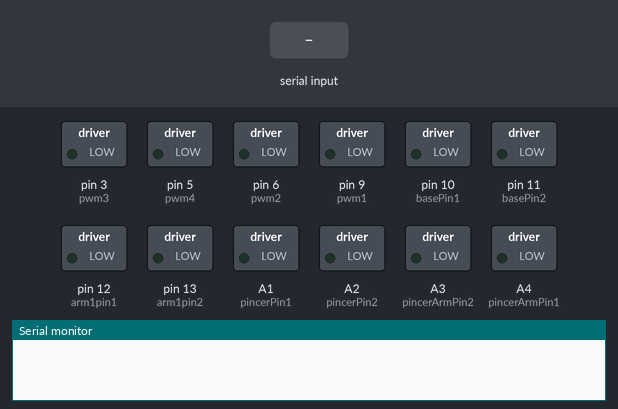
Bench run of a sketch on a simulated Arduino Uno, built with avr-gcc and run on an emulated ATmega328P. Parts: switched loads named in the sketch (green lamp = pin HIGH), the last lines printed to the serial monitor. The inputs (shaded band) are chosen by the test bench.

Above: at 1.2 s.
1.3 s: "q\n" received over Serial
At 2.3 s:
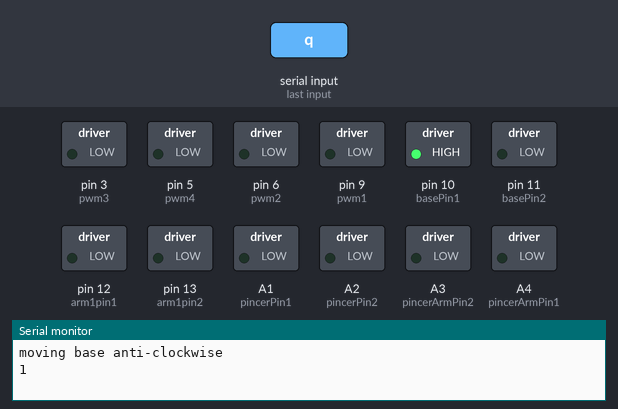
2.9 s: "a\n" received over Serial
At 3.6 s:
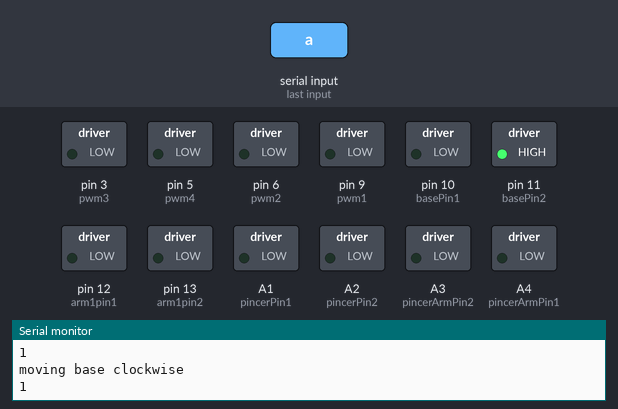
4.5 s: "w\n" received over Serial
At 5.7 s:
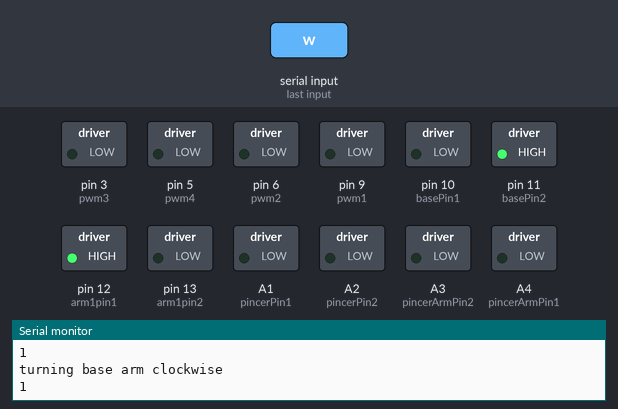
6.0 s: "s\n" received over Serial
At 7.0 s:
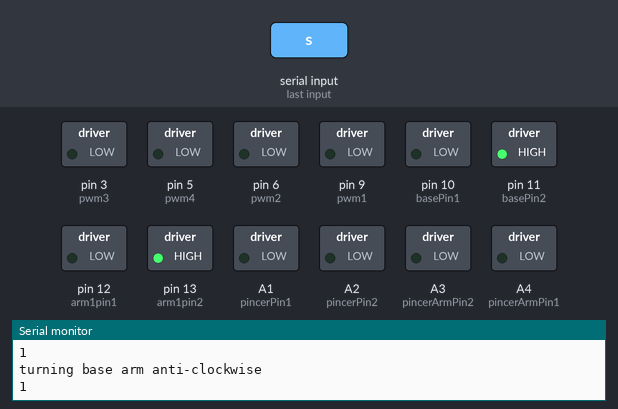
7.5 s: "e\n" received over Serial
At 8.7 s:
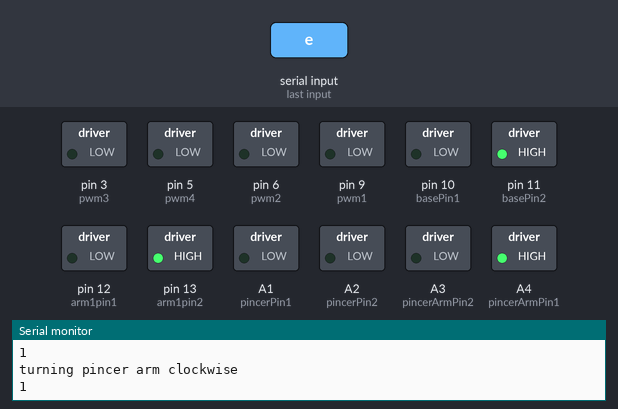
9.0 s: "d\n" received over Serial
At 9.8 s:
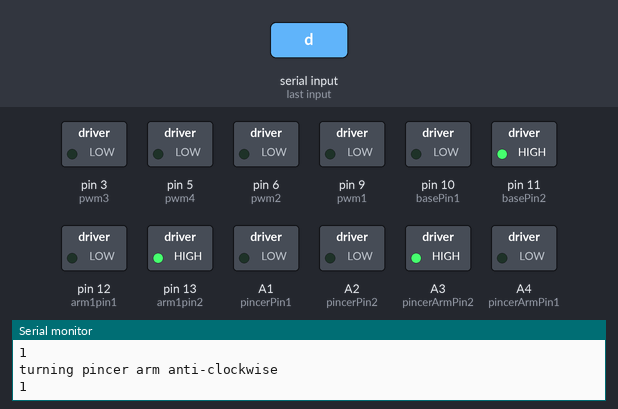
Timing chart, 0 to 11.5 s (numbered marks = the images above; inputs shaded):
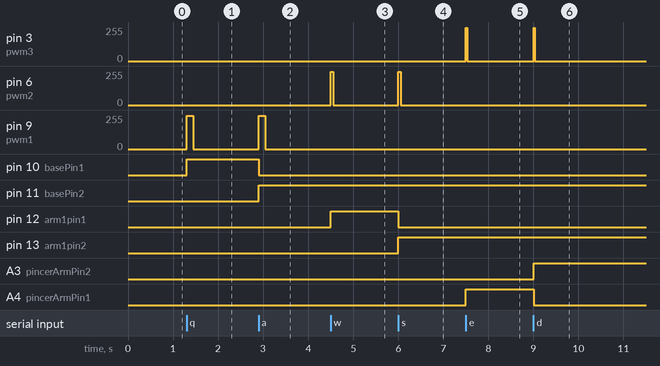

Measured:
- after the input at 1.3 s, pin 9 (pwm1): 0/255 → 250/255 at once, → 0/255 0.15 s later; pin 10 (basePin1): LOW → HIGH at once
- after the input at 2.9 s, pin 9 (pwm1): 0/255 → 250/255 at once, → 0/255 0.15 s later; pin 10 (basePin1): HIGH → LOW at once; pin 11 (basePin2): LOW → HIGH at once
- after the input at 4.5 s, pin 6 (pwm2): 0/255 → 250/255 at once, → 0/255 0.05 s later; pin 12 (arm1pin1): LOW → HIGH at once
- after the input at 6.0 s, pin 6 (pwm2): 0/255 → 250/255 at once, → 0/255 0.05 s later; pin 12 (arm1pin1): HIGH → LOW at once; pin 13 (arm1pin2): LOW → HIGH at once
- after the input at 7.5 s, pin 3 (pwm3): 0/255 → 250/255 at once, → 0/255 0.03 s later; A4 (pincerArmPin1): LOW → HIGH at once
- after the input at 9.0 s, pin 3 (pwm3): 0/255 → 250/255 at once, → 0/255 0.03 s later; A3 (pincerArmPin2): LOW → HIGH at once; A4 (pincerArmPin1): HIGH → LOW at once

The sketch:

RoboArm_Computer_controlled.ino
```cpp
//LordEvilFish3DP offical code for the RoboArm
//This is the Serial keyboard input control version for use without the controller
//The computer is meant to directly communicate with the RoboArm through serial communication

//Base motor
const int basePin1 = 10; //All of these pins can be changed to wherever you connect them to
const int basePin2 = 11;
const int pwm1 = 9; //PWM pin, controls the speed of each motor

//First arm(central)
const int arm1pin1 = 12;
const int arm1pin2 = 13;
const int pwm2 = 6; //These NEED to be pwm pins otherwise they will not work A pwm compatible pin will have "~" next to it

//Pincer Arm Control
const int pincerArmPin1 = A4; //Some analog pins need to be used, there is not enough gpio pins
const int pincerArmPin2 = A3;
const int pwm3 = 3;

//Actual pincers themselves
const int pincerPin1 = A1;
const int pincerPin2 = A2;
const int pwm4 = 5;

String input;
String userChar;
int length;

void setup() {
  Serial.begin(9600);
  //Base Pins
  pinMode(basePin1, OUTPUT); //Set the state of each pin
  pinMode(basePin2, OUTPUT);
  pinMode(pwm1, OUTPUT);

  //Central arm pins
  pinMode(arm1pin1, OUTPUT);
  pinMode(arm1pin2, OUTPUT);
  pinMode(pwm2, OUTPUT);

  //Pincer Arm Pins
  pinMode(pincerArmPin1, OUTPUT);
  pinMode(pincerArmPin2, OUTPUT);
  pinMode(pwm3, OUTPUT);

  //Pincer pins
  pinMode(pincerPin1, OUTPUT);
  pinMode(pincerPin2, OUTPUT);
  pinMode(pwm4, OUTPUT);
}


void loop() {
  if (Serial.available()) { //This here is used to control the robot using keyboard inputs from the serial monitor
    input = Serial.readStringUntil('\n');
    length = input.length() - 1;
    userChar = input.charAt(0);
    //move base
    if (userChar == "q") { //if user inputs q in serial monitor perform action
      Serial.println("moving base anti-clockwise");
      for(int x = 0; x <= length; x++){
        moveBaseF(); //call function moveBaseF
        Serial.println(x + 1);
      }

    }
    else if (userChar == "a") {
      Serial.println("moving base clockwise");
      for(int x = 0; x <= length; x++){      //these for loops allow the the function to run(spin motor) to spin a given amount of time through the character length
        moveBaseB();
        Serial.println(x + 1);
      }
    }
    //turns arm at base
    else if (userChar == "w") {
      Serial.println("turning base arm clockwise");
      for(int x = 0; x <= length; x++){
        moveBaseArmF();
        Serial.println(x + 1);
      }


    }
    else if (userChar == "s") {
      Serial.println("turning base arm anti-clockwise");
      for(int x = 0; x <= length; x++){
        moveBaseArmB();
        Serial.println(x + 1);
      }


    }
    //turns pincer arm
    else if (userChar == "e") {
      Serial.println("turning pincer arm clockwise");
      for(int x = 0; x <= length; x++){
        turnPincerF();
        Serial.println(x + 1);
      }


    }
    else if (userChar == "d") {
      Serial.println("turning pincer arm anti-clockwise");
      for(int x = 0; x <= length; x++){
        turnPincerB();
        Serial.println(x + 1);
      }


    }
    //closes and opens pincer arm
    else if (userChar == "r") {
      Serial.println("closing pincer");
      for(int x = 0; x <= length; x++){
        openPincer();
        Serial.println(x + 1);
      }


    }
    else if (userChar == "f") {
      Serial.println("opening pincer");
      for(int x = 0; x <= length; x++){
        closePincer();
        Serial.println(x + 1);
      }


    }
  }
}

//---turns entire base---
void moveBaseF() {
  analogWrite(pwm1, 250); //Set motor speed to max
  digitalWrite(basePin1, HIGH);
  digitalWrite(basePin2, LOW);
  delay(150); //Let motor spin for 150ms, the lower the value the less degrees the arm turns
  analogWrite(pwm1, 0); //Set motor speed to 0 so it stops spinning
}

void moveBaseB() {
  analogWrite(pwm1, 250);
  digitalWrite(basePin1, LOW); //Swapping these lets you reverse motor direction
  digitalWrite(basePin2, HIGH);//
  delay(150);
  analogWrite(pwm1, 0);
}

// ----turn arm mounted to the base---
void moveBaseArmF() {
  analogWrite(pwm2, 250);
  digitalWrite(arm1pin1, HIGH);
  digitalWrite(arm1pin2, LOW);
  delay(50);
  analogWrite(pwm2, 0);
}
void moveBaseArmB() {
  analogWrite(pwm2, 250);
  digitalWrite(arm1pin1, LOW);
  digitalWrite(arm1pin2, HIGH);
  delay(50);
  analogWrite(pwm2, 0);
}
// --- Turn pincer Arm ---
void turnPincerF() {
  analogWrite(pwm3, 250);
  digitalWrite(pincerArmPin1, HIGH);
  digitalWrite(pincerArmPin2, LOW);
  delay(30);
  analogWrite(pwm3, 0);
}
void turnPincerB() {
  analogWrite(pwm3, 250);
  digitalWrite(pincerArmPin1, LOW);
  digitalWrite(pincerArmPin2, HIGH);
  delay(30);
  analogWrite(pwm3, 0);
}
//close and open pincers
void closePincer() {
  analogWrite(pwm4, 250);
  digitalWrite(pincerPin1, HIGH);
  digitalWrite(pincerPin2, LOW);
  delay(50);
  analogWrite(pwm4, 0);
}

void openPincer() {
  analogWrite(pwm4, 250);
  digitalWrite(pincerPin1, LOW);
  digitalWrite(pincerPin2, HIGH);
  delay(50);
  analogWrite(pwm4, 0);
}
```
